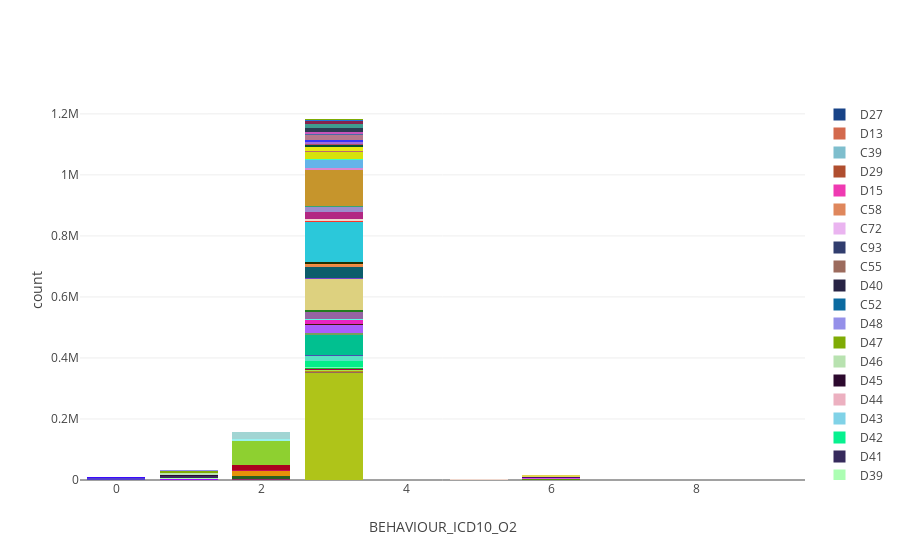

Notebook source saved alongside this figure:
### Markdown cell above
The peak due to cervical cancer is also apparent in this graph from cancerresearchuk:

https://www.cancerresearchuk.org/health-professional/cancer-statistics/statistics-by-cancer-type/cervical-cancer/incidence#heading-One

<br/>
<br/>

Can also plot other columns of av_tumour, for example behaviour:

### Code cell
Stackedbarplot(av_tumour, 'SITE_ICD10_O2_3CHAR', 'BEHAVIOUR_ICD10_O2')

### Figure 1 — Plotly figure (JSON) as saved in the notebook; plotly's stock layout.template omitted (floating-point values rounded to 4 significant figures)
{"data": [{"marker": {"color": "rgb(175, 196, 25)"}, "name": "C44", "type": "bar", "uid": "6cc4cb82-ed79-44db-8ec4-86a8da76263e", "x": ["3", "5", "XXX", "9", "0", "1", "2", "6", "X"], "y": [349629, 240, null, 5, 10, 37, 190, 17, null]}, {"marker": {"color": "rgb(246, 67, 211)"}, "name": "C00", "type": "bar", "uid": "5cb57960-4377-42cc-a96e-4b7a3dab88d3", "x": ["3", "5", "XXX", "9", "0", "1", "2", "6", "X"], "y": [650, 6, null, null, 3, 1, 2, null, null]}, {"marker": {"color": "rgb(151, 103, 92)"}, "name": "C01", "type": "bar", "uid": "9f0f225e-1084-4e86-a8dd-56b0dea70657", "x": ["3", "5", "XXX", "9", "0", "1", "2", "6", "X"], "y": [2371, 2, 1, null, null, 3, 1, null, null]}, {"marker": {"color": "rgb(185, 142, 23)"}, "name": "C02", "type": "bar", "uid": "e61f6ee4-278f-442f-a993-447088896a4c", "x": ["3", "5", "XXX", "9", "0", "1", "2", "6", "X"], "y": [3618, 26, null, null, 1, 3, null, null, null]}, {"marker": {"color": "rgb(72, 89, 110)"}, "name": "C03", "type": "bar", "uid": "d0a92611-f202-48eb-9252-2a824313be4f", "x": ["3", "5", "XXX", "9", "0", "1", "2", "6", "X"], "y": [1076, 2, null, 1, null, 1, 4, null, null]}, {"marker": {"color": "rgb(42, 218, 136)"}, "name": "C04", "type": "bar", "uid": "6a9ff1aa-85a7-4320-b7ec-676dd664c3d3", "x": ["3", "5", "XXX", "9", "0", "1", "2", "6", "X"], "y": [1353, 17, null, null, 1, null, null, 1, null]}, {"marker": {"color": "rgb(167, 230, 68)"}, "name": "C05", "type": "bar", "uid": "f2fb1eaa-910a-44dd-9b53-fd5ef03c3df0", "x": ["3", "5", "XXX", "9", "0", "1", "2", "6", "X"], "y": [1045, 7, null, null, 1, null, 1, null, 1]}, {"marker": {"color": "rgb(176, 127, 135)"}, "name": "C06", "type": "bar", "uid": "e39b3835-58c9-45cc-9cb9-738db1394d80", "x": ["3", "5", "XXX", "9", "0", "1", "2", "6", "X"], "y": [1565, 11, null, null, 5, null, 2, 8, null]}, {"marker": {"color": "rgb(172, 0, 75)"}, "name": "C07", "type": "bar", "uid": "ed691f83-3b4b-4948-b891-e113d5ae760c", "x": ["3", "5", "XXX", "9", "0", "1", "2", "6", "X"], "y": [1277, null, null, 7, 2, 1, null, null, null]}, {"marker": {"color": "rgb(55, 250, 6)"}, "name": "C08", "type": "bar", "uid": "74a1ab6e-c5a0-48cd-a17a-1efcc405cf81", "x": ["3", "5", "XXX", "9", "0", "1", "2", "6", "X"], "y": [308, null, null, null, null, null, 1, null, null]}, {"marker": {"color": "rgb(19, 188, 44)"}, "name": "C09", "type": "bar", "uid": "908fb888-01b3-4cdc-b4f6-4137216e8ac7", "x": ["3", "5", "XXX", "9", "0", "1", "2", "6", "X"], "y": [4130, 2, null, null, null, 2, 3, 1, null]}, {"marker": {"color": "rgb(191, 69, 56)"}, "name": "C10", "type": "bar", "uid": "219544c9-6fe1-439b-b4ef-71eb0e6384a9", "x": ["3", "5", "XXX", "9", "0", "1", "2", "6", "X"], "y": [690, null, null, 3, 1, 4, 3, 1, null]}, {"marker": {"color": "rgb(152, 183, 181)"}, "name": "C11", "type": "bar", "uid": "84dc571e-6f8a-4393-ae1b-3898cb116836", "x": ["3", "5", "XXX", "9", "0", "1", "2", "6", "X"], "y": [580, null, null, null, 2, null, null, null, null]}, {"marker": {"color": "rgb(112, 251, 189)"}, "name": "C12", "type": "bar", "uid": "b0f2653a-f2d7-4451-a954-f2a4b71d033f", "x": ["3", "5", "XXX", "9", "0", "1", "2", "6", "X"], "y": [823, null, null, null, 1, null, 1, 1, null]}, {"marker": {"color": "rgb(192, 34, 56)"}, "name": "C13", "type": "bar", "uid": "b7e46074-6410-469e-8040-1b6a100389da", "x": ["3", "5", "XXX", "9", "0", "1", "2", "6", "X"], "y": [649, 1, null, null, null, 1, 1, null, null]}, {"marker": {"color": "rgb(201, 206, 38)"}, "name": "C14", "type": "bar", "uid": "910b0799-5876-4cba-b768-9e66b2159f22", "x": ["3", "5", "XXX", "9", "0", "1", "2", "6", "X"], "y": [259, null, null, null, 2, 1, 1, null, null]}, {"marker": {"color": "rgb(4, 238, 137)"}, "name": "C15", "type": "bar", "uid": "f907263a-6002-4c16-b188-14dee2af46e2", "x": ["3", "5", "XXX", "9", "0", "1", "2", "6", "X"], "y": [20947, 5, 6, null, 1, 7, 18, 1, null]}, {"marker": {"color": "rgb(87, 227, 195)"}, "name": "C16", "type": "bar", "uid": "0e8cc9e0-6735-44ae-bd78-492ac59ba2ad", "x": ["3", "5", "XXX", "9", "0", "1", "2", "6", "X"], "y": [15250, 2, 3, 2, null, 12, 17, null, null]}, {"marker": {"color": "rgb(72, 83, 176)"}, "name": "C17", "type": "bar", "uid": "3e09e5cf-7193-4d8b-a702-191f44ddbd76", "x": ["3", "5", "XXX", "9", "0", "1", "2", "6", "X"], "y": [3693, 1, null, null, null, 6, 5, 1, null]}, {"marker": {"color": "rgb(1, 192, 144)"}, "name": "C18", "type": "bar", "uid": "c46a750e-c650-4bbd-88ad-83190825b98b", "x": ["3", "5", "XXX", "9", "0", "1", "2", "6", "X"], "y": [65701, 8, 7, 5, 5, 18, 60, 6, null]}, {"marker": {"color": "rgb(118, 159, 93)"}, "name": "C19", "type": "bar", "uid": "f528b1a4-dff7-43d5-a4c8-abfe0bbeb01d", "x": ["3", "5", "XXX", "9", "0", "1", "2", "6", "X"], "y": [5305, null, null, null, 1, 3, 6, 2, null]}, {"marker": {"color": "rgb(172, 92, 252)"}, "name": "C20", "type": "bar", "uid": "10631820-22e7-42ab-b0c8-e2266e00af73", "x": ["3", "5", "XXX", "9", "0", "1", "2", "6", "X"], "y": [27104, 4, 3, 1, 1, 14, 25, 4, null]}, {"marker": {"color": "rgb(71, 23, 10)"}, "name": "C21", "type": "bar", "uid": "dd7ca6f5-5ee5-4cf1-9c04-b189c2aeb5f5", "x": ["3", "5", "XXX", "9", "0", "1", "2", "6", "X"], "y": [3264, 21, null, null, 3, 6, 4, 2, null]}, {"marker": {"color": "rgb(233, 35, 192)"}, "name": "C22", "type": "bar", "uid": "68b1168d-e9b1-417a-8517-a866a620ceed", "x": ["3", "5", "XXX", "9", "0", "1", "2", "6", "X"], "y": [12487, 4, null, 16, 5, 11, 8, 1, null]}, {"marker": {"color": "rgb(61, 135, 151)"}, "name": "C23", "type": "bar", "uid": "14f967a0-1f40-4a7c-96b3-df85d961f84b", "x": ["3", "5", "XXX", "9", "0", "1", "2", "6", "X"], "y": [2111, null, null, null, 1, 1, 6, null, null]}, {"marker": {"color": "rgb(92, 247, 224)"}, "name": "C24", "type": "bar", "uid": "d30842f6-d8b4-4d75-b429-f715072bd91f", "x": ["3", "5", "XXX", "9", "0", "1", "2", "6", "X"], "y": [2425, null, null, null, 2, 3, 4, null, null]}, {"marker": {"color": "rgb(149, 100, 163)"}, "name": "C25", "type": "bar", "uid": "2fe89ff2-7047-45e2-b881-3c9df68879b3", "x": ["3", "5", "XXX", "9", "0", "1", "2", "6", "X"], "y": [21277, 4, null, 1, 4, 15, 25, 5, null]}, {"marker": {"color": "rgb(225, 67, 123)"}, "name": "C26", "type": "bar", "uid": "772d973c-cdea-45ec-9e24-003b57072e8d", "x": ["3", "5", "XXX", "9", "0", "1", "2", "6", "X"], "y": [745, null, null, null, null, 8, 1, null, null]}, {"marker": {"color": "rgb(219, 225, 19)"}, "name": "C30", "type": "bar", "uid": "2083da6c-779b-45f4-883e-45e60714a7ae", "x": ["3", "5", "XXX", "9", "0", "1", "2", "6", "X"], "y": [795, 2, null, null, 1, 1, 1, 1, null]}, {"marker": {"color": "rgb(155, 4, 19)"}, "name": "C31", "type": "bar", "uid": "21aff145-8b56-4e79-b024-9abed3003375", "x": ["3", "5", "XXX", "9", "0", "1", "2", "6", "X"], "y": [413, null, null, null, null, null, null, null, null]}, {"marker": {"color": "rgb(33, 123, 30)"}, "name": "C32", "type": "bar", "uid": "b3de93cb-fcfa-4722-9351-de6e4a3bdae8", "x": ["3", "5", "XXX", "9", "0", "1", "2", "6", "X"], "y": [5378, 28, null, null, null, 3, 8, 2, null]}, {"marker": {"color": "rgb(185, 229, 73)"}, "name": "C33", "type": "bar", "uid": "c59f049c-5aeb-4bc4-afdd-8e30cd3172fb", "x": ["3", "5", "XXX", "9", "0", "1", "2", "6", "X"], "y": [78, null, null, null, null, 1, null, null, null]}, {"marker": {"color": "rgb(221, 209, 127)"}, "name": "C34", "type": "bar", "uid": "e519a52c-1464-4540-aaa5-2cf6831e7594", "x": ["3", "5", "XXX", "9", "0", "1", "2", "6", "X"], "y": [102106, 30, 6, 29, 11, 46, 95, 14, null]}, {"marker": {"color": "rgb(159, 130, 83)"}, "name": "C37", "type": "bar", "uid": "be9a4343-0d72-41d4-8b09-ec614a263aec", "x": ["3", "5", "XXX", "9", "0", "1", "2", "6", "X"], "y": [517, null, null, null, 6, 6, 1, null, null]}, {"marker": {"color": "rgb(178, 146, 21)"}, "name": "C38", "type": "bar", "uid": "49ff1c0c-73ae-4423-9b72-c12de86cd81c", "x": ["3", "5", "XXX", "9", "0", "1", "2", "6", "X"], "y": [338, null, null, 1, 3, null, null, 1, null]}, {"marker": {"color": "rgb(119, 67, 203)"}, "name": "C40", "type": "bar", "uid": "86b28468-ead7-49c5-a38b-da9e2e511f11", "x": ["3", "5", "XXX", "9", "0", "1", "2", "6", "X"], "y": [754, null, null, null, 1, null, null, null, null]}, {"marker": {"color": "rgb(186, 47, 16)"}, "name": "C41", "type": "bar", "uid": "bbd45743-ec23-4735-abc5-1204bf94bb3c", "x": ["3", "5", "XXX", "9", "0", "1", "2", "6", "X"], "y": [684, null, null, 2, 1, null, 1, null, null]}, {"marker": {"color": "rgb(12, 93, 107)"}, "name": "C43", "type": "bar", "uid": "e7bba4d3-c6eb-48b6-bf3b-2136f8ca614e", "x": ["3", "5", "XXX", "9", "0", "1", "2", "6", "X"], "y": [37842, 266, 1, 5, 2, 12, 18, 3, null]}, {"marker": {"color": "rgb(233, 137, 76)"}, "name": "C45", "type": "bar", "uid": "52d11e52-6193-46a6-b3ea-bf527bd2f464", "x": ["3", "5", "XXX", "9", "0", "1", "2", "6", "X"], "y": [6467, null, null, null, null, 9, 2, null, null]}, {"marker": {"color": "rgb(67, 110, 142)"}, "name": "C46", "type": "bar", "uid": "abc3536b-b639-4ecc-a779-21907e29765b", "x": ["3", "5", "XXX", "9", "0", "1", "2", "6", "X"], "y": [352, null, null, null, null, 2, 2, null, null]}, {"marker": {"color": "rgb(124, 20, 53)"}, "name": "C47", "type": "bar", "uid": "2280cfd2-abe2-49de-abf7-d30e99c3d528", "x": ["3", "5", "XXX", "9", "0", "1", "2", "6", "X"], "y": [134, null, null, null, null, null, null, null, null]}, {"marker": {"color": "rgb(252, 143, 59)"}, "name": "C48", "type": "bar", "uid": "fdac399e-8461-4998-afb3-04416e0ced57", "x": ["3", "5", "XXX", "9", "0", "1", "2", "6", "X"], "y": [1754, 1, null, 6, 1, 2, 3, null, null]}, {"marker": {"color": "rgb(35, 48, 4)"}, "name": "C49", "type": "bar", "uid": "b9a4ff1f-98bb-4c6c-9be0-66e576b5336b", "x": ["3", "5", "XXX", "9", "0", "1", "2", "6", "X"], "y": [4985, null, null, 3, 3, 7, 5, null, null]}, {"marker": {"color": "rgb(43, 200, 218)"}, "name": "C50", "type": "bar", "uid": "2bcb0ce8-2f7a-48b2-892c-cce9a6cfee6e", "x": ["3", "5", "XXX", "9", "0", "1", "2", "6", "X"], "y": [132351, 765, 13, 2, 23, 65, 609, 44, null]}, {"marker": {"color": "rgb(250, 54, 43)"}, "name": "C51", "type": "bar", "uid": "91254ae0-10fb-4a42-9a08-922b1194d67d", "x": ["3", "5", "XXX", "9", "0", "1", "2", "6", "X"], "y": [2997, 61, null, null, 2, 2, 4, 2, null]}, {"marker": {"color": "rgb(239, 215, 205)"}, "name": "C53", "type": "bar", "uid": "fee10ecb-5fd0-4974-b620-e612e35067e4", "x": ["3", "5", "XXX", "9", "0", "1", "2", "6", "X"], "y": [7251, 375, null, null, 3, 6, 4, 3, null]}, {"marker": {"color": "rgb(178, 39, 131)"}, "name": "C54", "type": "bar", "uid": "b279ed84-13d7-4775-bd86-da446a54b7ae", "x": ["3", "5", "XXX", "9", "0", "1", "2", "6", "X"], "y": [21802, 11, null, 1, null, 13, 21, 1, null]}, {"marker": {"color": "rgb(157, 140, 204)"}, "name": "C56", "type": "bar", "uid": "d4c67778-f674-4488-8e17-a2203fffe453", "x": ["3", "5", "XXX", "9", "0", "1", "2", "6", "X"], "y": [16761, 149, null, null, 2, 4, 21, 2, null]}, {"marker": {"color": "rgb(79, 29, 136)"}, "name": "C57", "type": "bar", "uid": "5c912d65-66b0-4c1f-8407-ca97601e9c86", "x": ["3", "5", "XXX", "9", "0", "1", "2", "6", "X"], "y": [1021, null, null, null, 2, 7, 3, null, null]}, {"marker": {"color": "rgb(54, 166, 117)"}, "name": "C60", "type": "bar", "uid": "f947eafd-7e70-424f-a84f-e6c8ebc7dd99", "x": ["3", "5", "XXX", "9", "0", "1", "2", "6", "X"], "y": [1373, 4, null, null, 4, 1, 1, 1, null]}, {"marker": {"color": "rgb(198, 149, 44)"}, "name": "C61", "type": "bar", "uid": "36d038ce-7c45-463f-a81e-c25623277259", "x": ["3", "5", "XXX", "9", "0", "1", "2", "6", "X"], "y": [119291, 11, null, null, 4, 18, 18, 5, null]}, {"marker": {"color": "rgb(219, 135, 209)"}, "name": "C62", "type": "bar", "uid": "02c57338-bb28-40a0-9bf8-8b018fa98a63", "x": ["3", "5", "XXX", "9", "0", "1", "2", "6", "X"], "y": [5805, 1, null, null, null, null, 1, null, null]}, {"marker": {"color": "rgb(234, 239, 197)"}, "name": "C63", "type": "bar", "uid": "2101a0bd-4474-4376-a64c-002743d7706a", "x": ["3", "5", "XXX", "9", "0", "1", "2", "6", "X"], "y": [186, null, null, null, 1, 1, 1, 1, null]}, {"marker": {"color": "rgb(100, 180, 233)"}, "name": "C64", "type": "bar", "uid": "d811df07-87f7-4fac-9f55-ecc023591058", "x": ["3", "5", "XXX", "9", "0", "1", "2", "6", "X"], "y": [26119, 9, null, 1, 3, 19, 41, 3, null]}, {"marker": {"color": "rgb(169, 29, 26)"}, "name": "C65", "type": "bar", "uid": "ad82531e-dd88-4f1e-8823-3b41f5e755e0", "x": ["3", "5", "XXX", "9", "0", "1", "2", "6", "X"], "y": [1891, null, null, null, 3, 3, 3, null, null]}, {"marker": {"color": "rgb(64, 252, 190)"}, "name": "C66", "type": "bar", "uid": "4b7e96bd-fa4f-46a0-b06e-a0d2cbfa0cc3", "x": ["3", "5", "XXX", "9", "0", "1", "2", "6", "X"], "y": [1647, 1, null, null, null, 3, 11, 1, null]}, {"marker": {"color": "rgb(214, 226, 12)"}, "name": "C67", "type": "bar", "uid": "51562ce8-c561-4b3d-a8c7-fbdcd508fed0", "x": ["3", "5", "XXX", "9", "0", "1", "2", "6", "X"], "y": [24592, 6, null, null, 1, 18, 23, 2, null]}, {"marker": {"color": "rgb(134, 232, 162)"}, "name": "C68", "type": "bar", "uid": "42e58058-4de2-463e-99d5-64c8fc2c98d8", "x": ["3", "5", "XXX", "9", "0", "1", "2", "6", "X"], "y": [480, null, null, null, null, 3, 1, 2, null]}, {"marker": {"color": "rgb(187, 106, 110)"}, "name": "C69", "type": "bar", "uid": "2b18ed16-73b0-49b4-a6db-71009ada97e6", "x": ["3", "5", "XXX", "9", "0", "1", "2", "6", "X"], "y": [1780, 1, null, 2, null, 1, 3, null, null]}, {"marker": {"color": "rgb(116, 241, 93)"}, "name": "C70", "type": "bar", "uid": "1cde7b75-add9-4e5e-8640-cddeb1de3b39", "x": ["3", "5", "XXX", "9", "0", "1", "2", "6", "X"], "y": [185, null, null, null, null, 1, null, null, null]}, {"marker": {"color": "rgb(230, 234, 17)"}, "name": "C71", "type": "bar", "uid": "aed657f0-e49e-47ad-951f-7421783dc9d6", "x": ["3", "5", "XXX", "9", "0", "1", "2", "6", "X"], "y": [12345, 2, 2, 9, 3, 11, 16, 5, null]}, {"marker": {"color": "rgb(5, 79, 49)"}, "name": "C73", "type": "bar", "uid": "39b8ad89-5943-4a14-bd86-aaa8021a89eb", "x": ["3", "5", "XXX", "9", "0", "1", "2", "6", "X"], "y": [8625, 19, null, null, 3, 20, 14, 1, null]}, {"marker": {"color": "rgb(182, 76, 105)"}, "name": "C74", "type": "bar", "uid": "c5dbfd12-4731-4afc-abee-54aa8e39a3bd", "x": ["3", "5", "XXX", "9", "0", "1", "2", "6", "X"], "y": [522, null, null, null, 1, 2, null, null, null]}, {"marker": {"color": "rgb(232, 220, 182)"}, "name": "C75", "type": "bar", "uid": "b61bfc26-24e9-416f-b387-a5f20a315189", "x": ["3", "5", "XXX", "9", "0", "1", "2", "6", "X"], "y": [263, null, null, 3, 1, null, null, 2, null]}, {"marker": {"color": "rgb(175, 165, 201)"}, "name": "C76", "type": "bar", "uid": "43f40718-0613-448c-a348-e18e989366af", "x": ["3", "5", "XXX", "9", "0", "1", "2", "6", "X"], "y": [365, null, null, 3, 2, 3, null, null, null]}, {"marker": {"color": "rgb(87, 149, 4)"}, "name": "C77", "type": "bar", "uid": "3edcfa8a-0941-4fe8-bec9-921376807d83", "x": ["3", "5", "XXX", "9", "0", "1", "2", "6", "X"], "y": [74, 1, null, null, 25, 19, 7, 1809, null]}, {"marker": {"color": "rgb(219, 76, 233)"}, "name": "C78", "type": "bar", "uid": "032fbc3d-7242-4310-b879-5808b4d7b510", "x": ["3", "5", "XXX", "9", "0", "1", "2", "6", "X"], "y": [73, 7, 3, 1, 32, 30, 10, 4299, null]}, {"marker": {"color": "rgb(75, 6, 120)"}, "name": "C79", "type": "bar", "uid": "2ba2af2a-efa2-4f77-a8ff-80befd14203b", "x": ["3", "5", "XXX", "9", "0", "1", "2", "6", "X"], "y": [34, 1, null, null, 10, 15, 2, 2012, null]}, {"marker": {"color": "rgb(225, 213, 85)"}, "name": "C80", "type": "bar", "uid": "358e29af-a20d-42cd-93f3-166727591dd2", "x": ["3", "5", "XXX", "9", "0", "1", "2", "6", "X"], "y": [1373, 4, null, 13, 23, 31, 7, 7204, null]}, {"marker": {"color": "rgb(158, 107, 220)"}, "name": "C81", "type": "bar", "uid": "30c95ff4-8f19-4f22-9fbe-7b762cde8e43", "x": ["3", "5", "XXX", "9", "0", "1", "2", "6", "X"], "y": [5140, null, null, null, null, 3, 6, null, null]}, {"marker": {"color": "rgb(56, 51, 247)"}, "name": "C82", "type": "bar", "uid": "bc7b155c-82f0-444e-bd1b-8fc868c82352", "x": ["3", "5", "XXX", "9", "0", "1", "2", "6", "X"], "y": [6225, 5, null, null, 1, 4, 18, 2, null]}, {"marker": {"color": "rgb(183, 121, 140)"}, "name": "C83", "type": "bar", "uid": "2a1a42da-34ea-444c-8ccc-b5c2ec392502", "x": ["3", "5", "XXX", "9", "0", "1", "2", "6", "X"], "y": [18200, 9, 2, null, 2, 7, 25, 2, null]}, {"marker": {"color": "rgb(76, 109, 164)"}, "name": "C84", "type": "bar", "uid": "8945f9ea-87cd-4f6c-8402-297002327197", "x": ["3", "5", "XXX", "9", "0", "1", "2", "6", "X"], "y": [2335, 2, null, null, null, null, 8, null, null]}, {"marker": {"color": "rgb(199, 85, 186)"}, "name": "C85", "type": "bar", "uid": "818a2ba6-bdc2-4ce4-9fcb-b3690860faaf", "x": ["3", "5", "XXX", "9", "0", "1", "2", "6", "X"], "y": [7010, 4, null, null, 2, 10, 12, 3, null]}, {"marker": {"color": "rgb(41, 230, 143)"}, "name": "C88", "type": "bar", "uid": "ea178965-58a1-4931-b66a-b387db6cbce0", "x": ["3", "5", "XXX", "9", "0", "1", "2", "6", "X"], "y": [736, null, null, 1, null, 6, 2, null, null]}, {"marker": {"color": "rgb(43, 59, 82)"}, "name": "C90", "type": "bar", "uid": "57ce4994-9537-4784-85ff-c83ddb46f0b2", "x": ["3", "5", "XXX", "9", "0", "1", "2", "6", "X"], "y": [13460, 3, 3, null, 4, 11, 11, 4, null]}, {"marker": {"color": "rgb(63, 156, 144)"}, "name": "C91", "type": "bar", "uid": "16519fde-7fbe-4829-8a41-50f72b12897b", "x": ["3", "5", "XXX", "9", "0", "1", "2", "6", "X"], "y": [12599, 5, null, null, 5, 10, 19, 5, null]}, {"marker": {"color": "rgb(133, 35, 77)"}, "name": "C92", "type": "bar", "uid": "9f13a8a8-a8d7-4ee6-b634-fea70dbd15a4", "x": ["3", "5", "XXX", "9", "0", "1", "2", "6", "X"], "y": [10383, 6, null, null, 7, 25, 13, 6, null]}, {"marker": {"color": "rgb(32, 117, 215)"}, "name": "C94", "type": "bar", "uid": "359fc4cc-8ecb-4ca5-850b-56a60c0d005b", "x": ["3", "5", "XXX", "9", "0", "1", "2", "6", "X"], "y": [168, null, null, null, null, 1, null, null, null]}, {"marker": {"color": "rgb(223, 161, 45)"}, "name": "C95", "type": "bar", "uid": "b9546dca-a477-4afd-9fb8-c3087d542a85", "x": ["3", "5", "XXX", "9", "0", "1", "2", "6", "X"], "y": [395, null, null, null, 3, 1, null, 3, null]}, {"marker": {"color": "rgb(168, 116, 219)"}, "name": "C96", "type": "bar", "uid": "f49afcbe-7577-4f68-ae5c-99fd9207f43b", "x": ["3", "5", "XXX", "9", "0", "1", "2", "6", "X"], "y": [182, null, null, null, null, 2, null, null, null]}, {"marker": {"color": "rgb(142, 45, 105)"}, "name": "D00", "type": "bar", "uid": "ee26629f-8fa9-4e5a-832a-e2802e354f20", "x": ["3", "5", "XXX", "9", "0", "1", "2", "6", "X"], "y": [52, 1, null, null, 2, 2, 2495, 1, null]}, {"marker": {"color": "rgb(42, 96, 34)"}, "name": "D01", "type": "bar", "uid": "5a3f4ea5-2f72-4ebd-8a4b-7115f8db1ee2", "x": ["3", "5", "XXX", "9", "0", "1", "2", "6", "X"], "y": [165, 2, null, null, 2, 14, 9043, 3, null]}, {"marker": {"color": "rgb(95, 112, 183)"}, "name": "D02", "type": "bar", "uid": "42a8b01b-5b66-4029-852a-e96bc648014d", "x": ["3", "5", "XXX", "9", "0", "1", "2", "6", "X"], "y": [30, null, null, null, null, 3, 1017, 1, null]}, {"marker": {"color": "rgb(230, 146, 9)"}, "name": "D03", "type": "bar", "uid": "b1175aa4-d6c3-475d-a7a0-de02cb72bdcc", "x": ["3", "5", "XXX", "9", "0", "1", "2", "6", "X"], "y": [123, 3, null, null, 3, 9, 16983, 2, null]}, {"marker": {"color": "rgb(201, 13, 85)"}, "name": "D04", "type": "bar", "uid": "2fc2edd6-9731-4456-91f6-4e3de2845cb0", "x": ["3", "5", "XXX", "9", "0", "1", "2", "6", "X"], "y": [1, null, null, null, null, null, 646, null, null]}, {"marker": {"color": "rgb(171, 1, 31)"}, "name": "D05", "type": "bar", "uid": "fb79f1a0-137c-4497-a2b8-936f43f8d06b", "x": ["3", "5", "XXX", "9", "0", "1", "2", "6", "X"], "y": [784, 58, null, null, 5, 17, 18911, 2, null]}, {"marker": {"color": "rgb(142, 208, 48)"}, "name": "D06", "type": "bar", "uid": "b2ff0569-27b8-4945-8598-a477efc778fc", "x": ["3", "5", "XXX", "9", "0", "1", "2", "6", "X"], "y": [82, 1, null, null, null, 14, 76550, 1, null]}, {"marker": {"color": "rgb(153, 241, 238)"}, "name": "D07", "type": "bar", "uid": "fa0397e4-1af6-476c-bade-aa125009661f", "x": ["3", "5", "XXX", "9", "0", "1", "2", "6", "X"], "y": [61, null, null, null, null, 4, 6863, 3, null]}, {"marker": {"color": "rgb(161, 213, 211)"}, "name": "D09", "type": "bar", "uid": "0d5590a4-721b-42a4-a1e8-10867771b229", "x": ["3", "5", "XXX", "9", "0", "1", "2", "6", "X"], "y": [543, 2, 1, 1, 4, 43, 24581, 10, null]}, {"marker": {"color": "rgb(82, 64, 205)"}, "name": "D32", "type": "bar", "uid": "aa1109f6-1893-425e-9c81-4819a106b1c8", "x": ["3", "5", "XXX", "9", "0", "1", "2", "6", "X"], "y": [121, 6, 3, null, 5830, 52, 9, 56, null]}, {"marker": {"color": "rgb(58, 10, 254)"}, "name": "D33", "type": "bar", "uid": "fe210d9d-d47c-4303-8069-7b15897280c4", "x": ["3", "5", "XXX", "9", "0", "1", "2", "6", "X"], "y": [28, 3, null, null, 2128, 14, 3, 9, null]}, {"marker": {"color": "rgb(180, 250, 27)"}, "name": "D35", "type": "bar", "uid": "f2f4d8af-7f73-4e1b-8efa-70003ed23c01", "x": ["3", "5", "XXX", "9", "0", "1", "2", "6", "X"], "y": [16, 2, null, null, 2361, 8, 3, 17, null]}, {"marker": {"color": "rgb(156, 8, 247)"}, "name": "D37", "type": "bar", "uid": "92a19042-873b-47ab-90fa-504406cec499", "x": ["3", "5", "XXX", "9", "0", "1", "2", "6", "X"], "y": [116, 1, null, 1, 12, 3025, 17, 33, null]}, {"marker": {"color": "rgb(225, 100, 217)"}, "name": "D38", "type": "bar", "uid": "89c9b935-759a-4dd2-8a83-f61111d32c10", "x": ["3", "5", "XXX", "9", "0", "1", "2", "6", "X"], "y": [28, null, null, 1, 3, 452, 4, 3, null]}, {"marker": {"color": "rgb(172, 254, 179)"}, "name": "D39", "type": "bar", "uid": "9159b85c-e06a-442f-a5a6-c20444a66b26", "x": ["3", "5", "XXX", "9", "0", "1", "2", "6", "X"], "y": [40, 5, null, null, 1, 987, 5, 6, null]}, {"marker": {"color": "rgb(54, 42, 92)"}, "name": "D41", "type": "bar", "uid": "9b3bffea-3e6c-4888-99f3-ac008707ca1e", "x": ["3", "5", "XXX", "9", "0", "1", "2", "6", "X"], "y": [152, 4, null, 1, 9, 6251, 13, 23, null]}, {"marker": {"color": "rgb(7, 241, 143)"}, "name": "D42", "type": "bar", "uid": "f0cb4846-dd77-4849-8bb4-0e0181c36d64", "x": ["3", "5", "XXX", "9", "0", "1", "2", "6", "X"], "y": [15, null, null, null, 1, 716, 2, 1, null]}, {"marker": {"color": "rgb(128, 210, 231)"}, "name": "D43", "type": "bar", "uid": "a63893fd-75e0-4fbf-a581-b4d85ca52a80", "x": ["3", "5", "XXX", "9", "0", "1", "2", "6", "X"], "y": [30, null, null, null, 2, 1445, 1, 3, null]}, {"marker": {"color": "rgb(236, 176, 192)"}, "name": "D44", "type": "bar", "uid": "a91cba50-e6bd-4da6-b72b-83ff2b66a71b", "x": ["3", "5", "XXX", "9", "0", "1", "2", "6", "X"], "y": [10, null, null, null, null, 667, null, 1, null]}, {"marker": {"color": "rgb(44, 9, 46)"}, "name": "D45", "type": "bar", "uid": "6a37370a-0202-4750-848b-9a218b8e36a4", "x": ["3", "5", "XXX", "9", "0", "1", "2", "6", "X"], "y": [29, 1, null, null, 2, 1342, 4, null, null]}, {"marker": {"color": "rgb(184, 226, 176)"}, "name": "D46", "type": "bar", "uid": "10316bc7-6e78-40e7-80c7-21a59d724aef", "x": ["3", "5", "XXX", "9", "0", "1", "2", "6", "X"], "y": [151, 4, null, null, 4, 6687, 12, 9, null]}, {"marker": {"color": "rgb(127, 171, 5)"}, "name": "D47", "type": "bar", "uid": "f2095a76-587f-4102-8eec-3e95201c9166", "x": ["3", "5", "XXX", "9", "0", "1", "2", "6", "X"], "y": [75, 1, null, null, 7, 5819, 10, 10, null]}, {"marker": {"color": "rgb(149, 144, 233)"}, "name": "D48", "type": "bar", "uid": "66f02f37-a93c-41e5-9625-f161c228ac84", "x": ["3", "5", "XXX", "9", "0", "1", "2", "6", "X"], "y": [50, 3, null, null, 8, 2968, 4, 6, null]}, {"marker": {"color": "rgb(11, 106, 160)"}, "name": "C52", "type": "bar", "uid": "82262f34-405b-4b92-9fab-33a3b69ff9f2", "x": ["3", "5", "XXX", "9", "0", "1", "2", "6", "X"], "y": [534, 4, null, null, null, 2, 2, 1, null]}, {"marker": {"color": "rgb(40, 36, 69)"}, "name": "D40", "type": "bar", "uid": "24767984-c098-429e-b41c-365b120f02d6", "x": ["3", "5", "XXX", "9", "0", "1", "2", "6", "X"], "y": [null, null, null, null, null, 195, null, 1, null]}, {"marker": {"color": "rgb(156, 107, 93)"}, "name": "C55", "type": "bar", "uid": "c86beb8e-e417-4533-a2de-533c0010b9f0", "x": ["3", "5", "XXX", "9", "0", "1", "2", "6", "X"], "y": [377, null, null, null, null, null, 3, null, null]}, {"marker": {"color": "rgb(49, 61, 110)"}, "name": "C93", "type": "bar", "uid": "0e690d50-8d98-4140-a210-5a444cdaa807", "x": ["3", "5", "XXX", "9", "0", "1", "2", "6", "X"], "y": [149, 1, null, null, null, null, null, null, null]}, {"marker": {"color": "rgb(234, 180, 240)"}, "name": "C72", "type": "bar", "uid": "4c9e4081-5ac2-40f7-9072-d77a47f05c80", "x": ["3", "5", "XXX", "9", "0", "1", "2", "6", "X"], "y": [381, null, null, 1, null, null, null, null, null]}, {"marker": {"color": "rgb(223, 135, 92)"}, "name": "C58", "type": "bar", "uid": "708d6530-a8a9-44b0-b998-b439bd41fc45", "x": ["3", "5", "XXX", "9", "0", "1", "2", "6", "X"], "y": [28, null, 1, null, 11, null, null, null, null]}, {"marker": {"color": "rgb(239, 58, 178)"}, "name": "D15", "type": "bar", "uid": "55bc977f-5a2b-49b2-a3f5-fa648e47cae4", "x": ["3", "5", "XXX", "9", "0", "1", "2", "6", "X"], "y": [1, null, null, null, 38, 6, null, null, null]}, {"marker": {"color": "rgb(176, 78, 47)"}, "name": "D29", "type": "bar", "uid": "49d07609-8e21-4e1a-8c87-2392ffb2500b", "x": ["3", "5", "XXX", "9", "0", "1", "2", "6", "X"], "y": [3, null, null, null, 71, null, 1, null, null]}, {"marker": {"color": "rgb(126, 190, 205)"}, "name": "C39", "type": "bar", "uid": "3c861078-beed-4782-a5f8-1a5a0253da63", "x": ["3", "5", "XXX", "9", "0", "1", "2", "6", "X"], "y": [14, null, null, null, 3, null, null, null, null]}, {"marker": {"color": "rgb(211, 105, 77)"}, "name": "D13", "type": "bar", "uid": "885e90c0-c7ee-41d5-b4f9-1512706e8666", "x": ["3", "5", "XXX", "9", "0", "1", "2", "6", "X"], "y": [10, null, null, null, null, null, null, null, null]}, {"marker": {"color": "rgb(24, 67, 135)"}, "name": "D27", "type": "bar", "uid": "0b4fcabc-a32b-4054-8961-f77c88a5c006", "x": ["3", "5", "XXX", "9", "0", "1", "2", "6", "X"], "y": [4, null, null, null, 5, null, null, null, null]}], "layout": {"barmode": "stack", "hovermode": "closest", "xaxis": {"tickmode": "auto", "title": {"text": "BEHAVIOUR_ICD10_O2"}}, "yaxis": {"title": {"text": "count"}}}}
